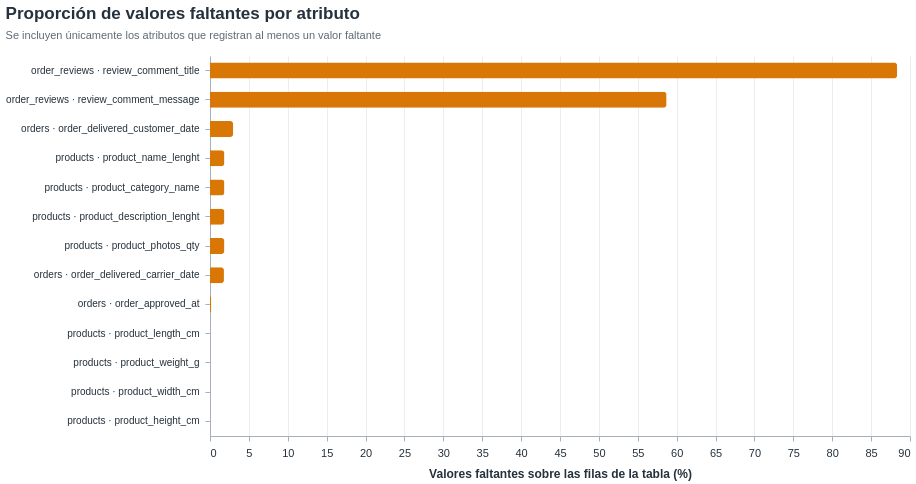

Write notebook code for a chart like this one.
### Markdown cell above
# 3. Calidad general de los datos

Para cada atributo con valores faltantes se informa la cantidad absoluta y el porcentaje respecto de las filas de su tabla. Esta comparación conserva la unidad de registro de cada fuente.

### Code cell
faltantes = diccionario_atributos.loc[
    diccionario_atributos["nulos"].gt(0), ["tabla", "atributo", "nulos"]
].copy()
filas_por_tabla = {nombre: len(df) for nombre, df in tablas.items()}
faltantes["filas_tabla"] = faltantes["tabla"].map(filas_por_tabla)
faltantes["porcentaje_nulos"] = 100 * faltantes["nulos"] / faltantes["filas_tabla"]
faltantes["tabla_atributo"] = faltantes["tabla"] + " · " + faltantes["atributo"]
faltantes["nulos_texto"] = faltantes["nulos"].map(numero_es)
faltantes["porcentaje_texto"] = faltantes["porcentaje_nulos"].map(lambda x: f"{x:.2f}%")
faltantes = faltantes.sort_values("porcentaje_nulos", ascending=False)

display(faltantes[["tabla", "atributo", "nulos", "porcentaje_nulos"]])

barras_faltantes = alt.Chart(faltantes).mark_bar(
    color=COLOR_ACENTO, cornerRadiusEnd=3, size=16
).encode(
    x=alt.X(
        "porcentaje_nulos:Q",
        title="Valores faltantes sobre las filas de la tabla (%)",
        axis=alt.Axis(format=".0f"),
    ),
    y=alt.Y(
        "tabla_atributo:N",
        sort="-x",
        title=None,
        axis=alt.Axis(labelLimit=320, labelFontSize=10),
    ),
    tooltip=[
        "tabla:N",
        "atributo:N",
        alt.Tooltip("nulos_texto:N", title="Valores faltantes"),
        alt.Tooltip("porcentaje_texto:N", title="Porcentaje"),
    ],
)

grafico_faltantes = barras_faltantes.properties(
    width=700,
    height=max(380, 22 * len(faltantes)),
    title=alt.TitleParams(
        text="Proporción de valores faltantes por atributo",
        subtitle="Se incluyen únicamente los atributos que registran al menos un valor faltante",
    ),
)
estilo_profesional(grafico_faltantes)

### Figure 1 — Vega-Lite specification as saved in the notebook (floating-point values rounded to 4 significant figures)
{"config": {"view": {"continuousWidth": 300, "continuousHeight": 300, "stroke": null}, "axis": {"domainColor": "#A7B0BA", "gridColor": "#E5E9EF", "gridOpacity": 0.8, "labelColor": "#25313C", "labelFont": "Arial", "labelFontSize": 11, "labelPadding": 6, "tickColor": "#A7B0BA", "titleColor": "#25313C", "titleFont": "Arial", "titleFontSize": 12, "titlePadding": 10}, "legend": {"labelColor": "#25313C", "labelFont": "Arial", "labelFontSize": 10, "titleColor": "#25313C", "titleFont": "Arial", "titleFontSize": 11}, "title": {"anchor": "start", "color": "#25313C", "font": "Arial", "fontSize": 17, "fontWeight": 600, "offset": 14, "subtitleColor": "#5F6B76", "subtitleFont": "Arial", "subtitleFontSize": 11, "subtitlePadding": 7}}, "data": {"name": "data-29a8699c34112e1a362e6005352b672f"}, "mark": {"type": "bar", "color": "#D97706", "cornerRadiusEnd": 3, "size": 16}, "encoding": {"tooltip": [{"field": "tabla", "type": "nominal"}, {"field": "atributo", "type": "nominal"}, {"field": "nulos_texto", "title": "Valores faltantes", "type": "nominal"}, {"field": "porcentaje_texto", "title": "Porcentaje", "type": "nominal"}], "x": {"axis": {"format": ".0f"}, "field": "porcentaje_nulos", "title": "Valores faltantes sobre las filas de la tabla (%)", "type": "quantitative"}, "y": {"axis": {"labelFontSize": 10, "labelLimit": 320}, "field": "tabla_atributo", "sort": "-x", "title": null, "type": "nominal"}}, "height": 380, "title": {"text": "Proporción de valores faltantes por atributo", "subtitle": "Se incluyen únicamente los atributos que registran al menos un valor faltante"}, "width": 700, "$schema": "https://vega.github.io/schema/vega-lite/v6.4.1.json", "datasets": {"data-29a8699c34112e1a362e6005352b672f": [{"tabla": "order_reviews", "atributo": "review_comment_title", "nulos": 87656, "filas_tabla": 99224, "porcentaje_nulos": 88.34, "tabla_atributo": "order_reviews · review_comment_title", "nulos_texto": "87.656", "porcentaje_texto": "88.34%"}, {"tabla": "order_reviews", "atributo": "review_comment_message", "nulos": 58247, "filas_tabla": 99224, "porcentaje_nulos": 58.7, "tabla_atributo": "order_reviews · review_comment_message", "nulos_texto": "58.247", "porcentaje_texto": "58.70%"}, {"tabla": "orders", "atributo": "order_delivered_customer_date", "nulos": 2965, "filas_tabla": 99441, "porcentaje_nulos": 2.982, "tabla_atributo": "orders · order_delivered_customer_date", "nulos_texto": "2.965", "porcentaje_texto": "2.98%"}, {"tabla": "products", "atributo": "product_name_lenght", "nulos": 610, "filas_tabla": 32951, "porcentaje_nulos": 1.851, "tabla_atributo": "products · product_name_lenght", "nulos_texto": "610", "porcentaje_texto": "1.85%"}, {"tabla": "products", "atributo": "product_category_name", "nulos": 610, "filas_tabla": 32951, "porcentaje_nulos": 1.851, "tabla_atributo": "products · product_category_name", "nulos_texto": "610", "porcentaje_texto": "1.85%"}, {"tabla": "products", "atributo": "product_description_lenght", "nulos": 610, "filas_tabla": 32951, "porcentaje_nulos": 1.851, "tabla_atributo": "products · product_description_lenght", "nulos_texto": "610", "porcentaje_texto": "1.85%"}, {"tabla": "products", "atributo": "product_photos_qty", "nulos": 610, "filas_tabla": 32951, "porcentaje_nulos": 1.851, "tabla_atributo": "products · product_photos_qty", "nulos_texto": "610", "porcentaje_texto": "1.85%"}, {"tabla": "orders", "atributo": "order_delivered_carrier_date", "nulos": 1783, "filas_tabla": 99441, "porcentaje_nulos": 1.793, "tabla_atributo": "orders · order_delivered_carrier_date", "nulos_texto": "1.783", "porcentaje_texto": "1.79%"}, {"tabla": "orders", "atributo": "order_approved_at", "nulos": 160, "filas_tabla": 99441, "porcentaje_nulos": 0.1609, "tabla_atributo": "orders · order_approved_at", "nulos_texto": "160", "porcentaje_texto": "0.16%"}, {"tabla": "products", "atributo": "product_length_cm", "nulos": 2, "filas_tabla": 32951, "porcentaje_nulos": 0.00607, "tabla_atributo": "products · product_length_cm", "nulos_texto": "2", "porcentaje_texto": "0.01%"}, {"tabla": "products", "atributo": "product_weight_g", "nulos": 2, "filas_tabla": 32951, "porcentaje_nulos": 0.00607, "tabla_atributo": "products · product_weight_g", "nulos_texto": "2", "porcentaje_texto": "0.01%"}, {"tabla": "products", "atributo": "product_width_cm", "nulos": 2, "filas_tabla": 32951, "porcentaje_nulos": 0.00607, "tabla_atributo": "products · product_width_cm", "nulos_texto": "2", "porcentaje_texto": "0.01%"}, {"tabla": "products", "atributo": "product_height_cm", "nulos": 2, "filas_tabla": 32951, "porcentaje_nulos": 0.00607, "tabla_atributo": "products · product_height_cm", "nulos_texto": "2", "porcentaje_texto": "0.01%"}]}}
